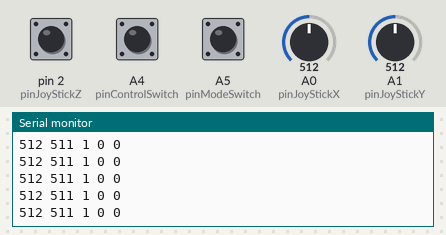
Recording of a sketch running on a simulated Arduino Uno, built with avr-gcc and run on an emulated ATmega328P. Shown: the last lines printed to the serial monitor. The inputs (shaded band) are chosen by the test bench; at power-on: A1 (pinJoyStickY) = 512, A0 (pinJoyStickX) = 512, pin 2 (pinJoyStickZ) HIGH, A4 (pinControlSwitch) HIGH, A5 (pinModeSwitch) HIGH. No radio packets arrive unless stated.

Above: at 4.2 s.
4.3 s: A1 (pinJoyStickY) set to 26
At 5.1 s:
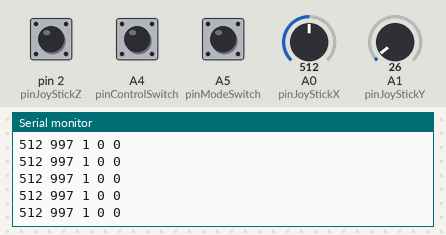
7.3 s: A1 (pinJoyStickY) set to 22
At 8.2 s:
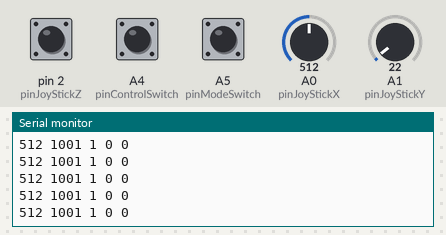
10.3 s: A0 (pinJoyStickX) set to 111
At 11.2 s:
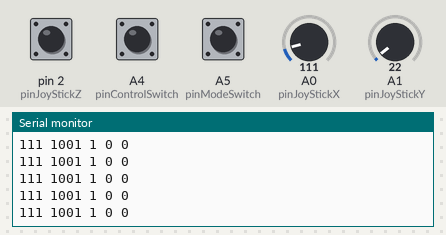
13.3 s: A0 (pinJoyStickX) set to 93
At 14.3 s:
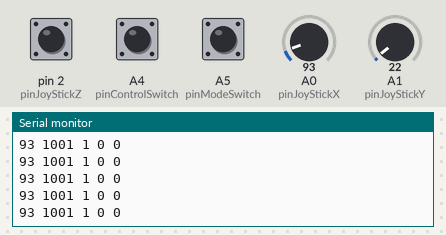
Timing chart, 0 to 16.3 s (numbered marks = the images above; inputs shaded):
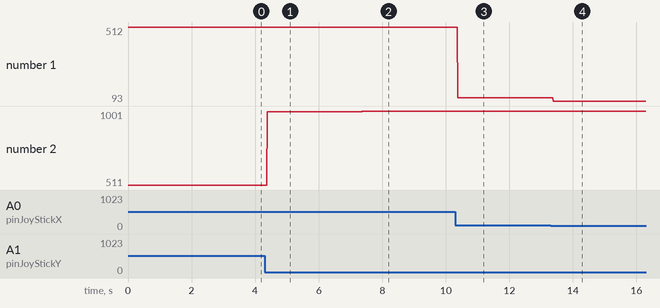

Measured:
- after the input at 4.3 s, the serial monitor: prints a new line after 0.07 s (image 1)
- after the input at 7.3 s, the serial monitor: prints a new line after 0.07 s (image 2)
- after the input at 10.3 s, the serial monitor: prints a new line after 0.08 s (image 3)
- after the input at 13.3 s, the serial monitor: prints a new line after 0.08 s (image 4)
- plotted number 1: 512 → 111 after the input at 10.3 s, 111 → 93 after the input at 13.3 s
- plotted number 2: 511 → 997 after the input at 4.3 s, 997 → 1001 after the input at 7.3 s

The sketch:

transmitter.ino
```cpp
#include <SPI.h>
#include <nRF24L01.h>
#include <RF24.h>

#define CE_PIN 9
#define CSN_PIN 8

const int pinJoyStickX = A0;
const int pinJoyStickY = A1;
const int pinJoyStickZ = 2;

const int pinControlSwitch = A4;
const int pinModeSwitch = A5;

RF24 radio(CE_PIN, CSN_PIN);
const byte address[6] = "00001";

struct DataPackage {
  int inputX;
  int inputY;
  int inputZ;
};

DataPackage data = {512, 512, 1};

bool isControlRC = true;
bool isModePark = true;

void setup() {
  // put your setup code here, to run once:
  pinMode(pinControlSwitch, INPUT_PULLUP);
  pinMode(pinModeSwitch, INPUT_PULLUP);
  pinMode(pinJoyStickZ, INPUT_PULLUP);
  Serial.begin(9600);

  radio.begin();
  radio.openWritingPipe(address);
  radio.setPALevel(RF24_PA_MAX);
  radio.stopListening();
}

void loop() {
  // put your main code here, to run repeatedly:
  data.inputX = analogRead(pinJoyStickX);
  data.inputY = map(analogRead(pinJoyStickY), 0, 1023, 1023, 0);
  data.inputZ = digitalRead(pinJoyStickZ);

  int speedPercent = 0;                    // default speed percentage
  String state = "";                       // reset to empty string after every iteration
  state += isControlRC ? "RC " : "POT ";   // determine control
  state += isModePark ? "PARK" : "DRIVE";  // determine mode

  if (isControlRC) {  // RC control logic
    radio.stopListening();
  //  radio.write(&dataSend, sizeof(DataPackage));
    //myRadio.startListening();
  } else {  // POT control logic
    radio.startListening();
    if (radio.available()) {
  //    radio.read(&dataReceive, sizeof(DataPackage));
    }
    radio.stopListening();
  }

  // display on LCD
  // myLCD.clear();
  // myLCD.print("SPEED: " + String(speedPercent) + "%");
  // myLCD.setCursor(0, 1);
  // myLCD.print("STATE: " + state);

  // updating control and mode states
  isControlRC = (digitalRead(pinControlSwitch) == LOW);  // low (closed switch) equals true
  isModePark = (digitalRead(pinModeSwitch) == LOW);      // high (open switch) equals false

  // for testing sending communications

  Serial.print(data.inputX);
  Serial.print(" ");
  Serial.print(data.inputY);
  Serial.print(" ");
  Serial.print(data.inputZ);
  Serial.print(" ");
  Serial.print(isControlRC);
  Serial.print(" ");
  Serial.println(isModePark);
}
```
